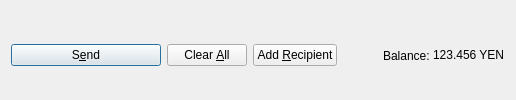
         <widget class="QFrame" name="frame_Send">
          <layout class="QHBoxLayout" name="horizontalLayout">
           <property name="bottomMargin">
            <number>0</number>
           </property>
           <item>
            <widget class="QPushButton" name="sendButton">
             <property name="minimumSize">
              <size>
               <width>150</width>
               <height>0</height>
              </size>
             </property>
             <property name="toolTip">
              <string>Confirm the send action</string>
             </property>
             <property name="text">
              <string>S&amp;end</string>
             </property>
             <property name="icon">
              <iconset resource="../cryptoyen.qrc">
               <normaloff>:/icons/send</normaloff>:/icons/send</iconset>
             </property>
             <property name="autoDefault">
              <bool>false</bool>
             </property>
             <property name="default">
              <bool>true</bool>
             </property>
            </widget>
           </item>
           <item>
            <widget class="QPushButton" name="clearButton">
             <property name="sizePolicy">
              <sizepolicy hsizetype="Minimum" vsizetype="Fixed">
               <horstretch>0</horstretch>
               <verstretch>0</verstretch>
              </sizepolicy>
             </property>
             <property name="toolTip">
              <string>Clear all fields of the form.</string>
             </property>
             <property name="text">
              <string>Clear &amp;All</string>
             </property>
             <property name="icon">
              <iconset resource="../cryptoyen.qrc">
               <normaloff>:/icons/remove</normaloff>:/icons/remove</iconset>
             </property>
             <property name="autoDefault">
              <bool>false</bool>
             </property>
            </widget>
           </item>
           <item>
            <widget class="QPushButton" name="addButton">
             <property name="toolTip">
              <string>Send to multiple recipients at once</string>
             </property>
             <property name="text">
              <string>Add &amp;Recipient</string>
             </property>
             <property name="icon">
              <iconset resource="../cryptoyen.qrc">
               <normaloff>:/icons/add</normaloff>:/icons/add</iconset>
             </property>
             <property name="autoDefault">
              <bool>false</bool>
             </property>
            </widget>
           </item>
           <item>
            <spacer name="horizontalSpacer">
             <property name="orientation">
              <enum>Qt::Horizontal</enum>
             </property>
             <property name="sizeHint" stdset="0">
              <size>
               <width>40</width>
               <height>20</height>
              </size>
             </property>
            </spacer>
           </item>
           <item>
            <layout class="QHBoxLayout" name="horizontalLayout_2">
             <property name="spacing">
              <number>3</number>
             </property>
             <item>
              <widget class="QLabel" name="label">
               <property name="text">
                <string>Balance:</string>
               </property>
              </widget>
             </item>
             <item>
              <widget class="QLabel" name="labelBalance">
               <property name="sizePolicy">
                <sizepolicy hsizetype="Preferred" vsizetype="Fixed">
                 <horstretch>0</horstretch>
                 <verstretch>0</verstretch>
                </sizepolicy>
               </property>
               <property name="cursor">
                <cursorShape>IBeamCursor</cursorShape>
               </property>
               <property name="text">
                <string notr="true">123.456 YEN</string>
               </property>
               <property name="textInteractionFlags">
                <set>Qt::LinksAccessibleByMouse|Qt::TextSelectableByKeyboard|Qt::TextSelectableByMouse</set>
               </property>
              </widget>
             </item>
            </layout>
           </item>
          </layout>
         </widget>
